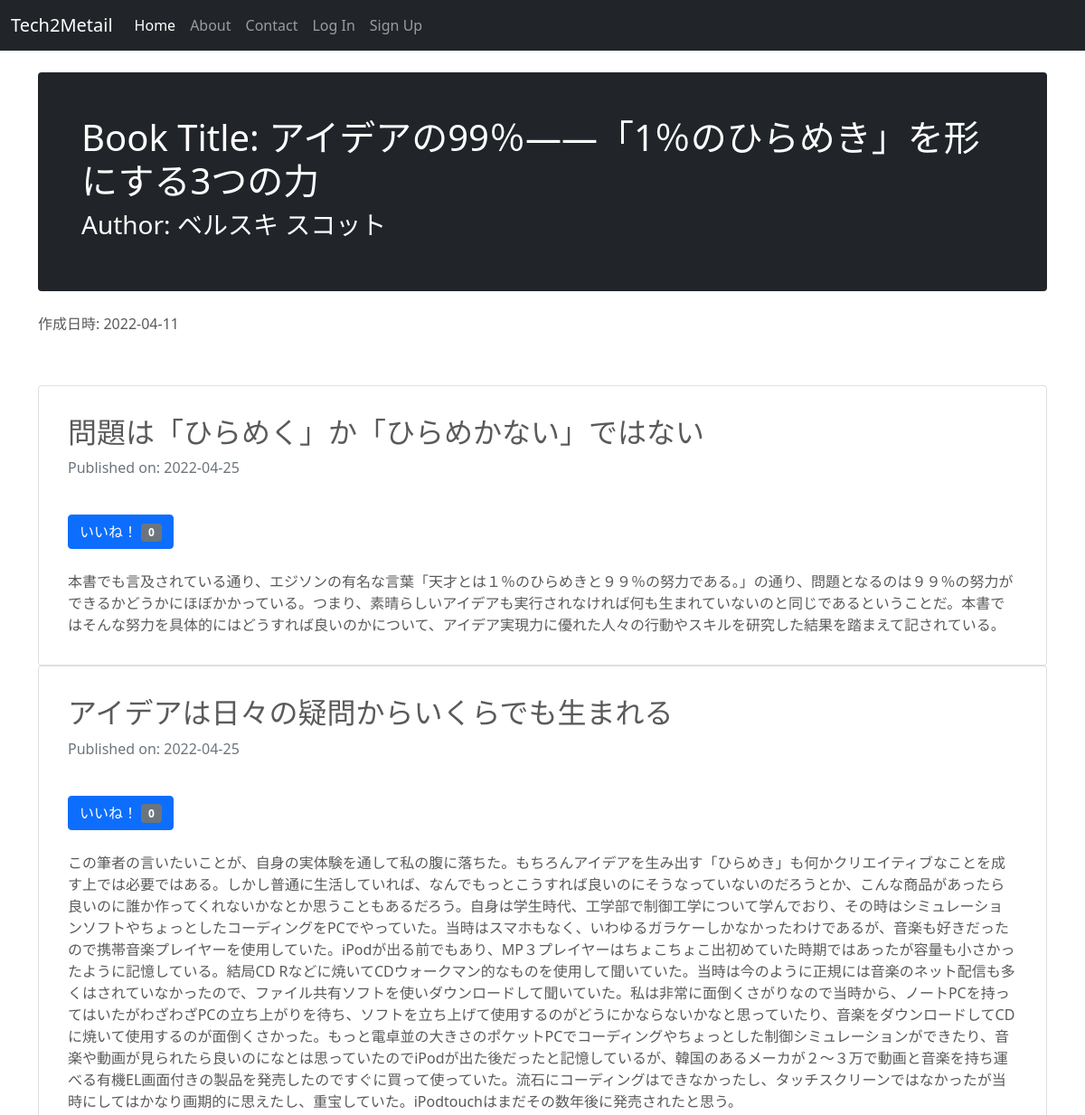
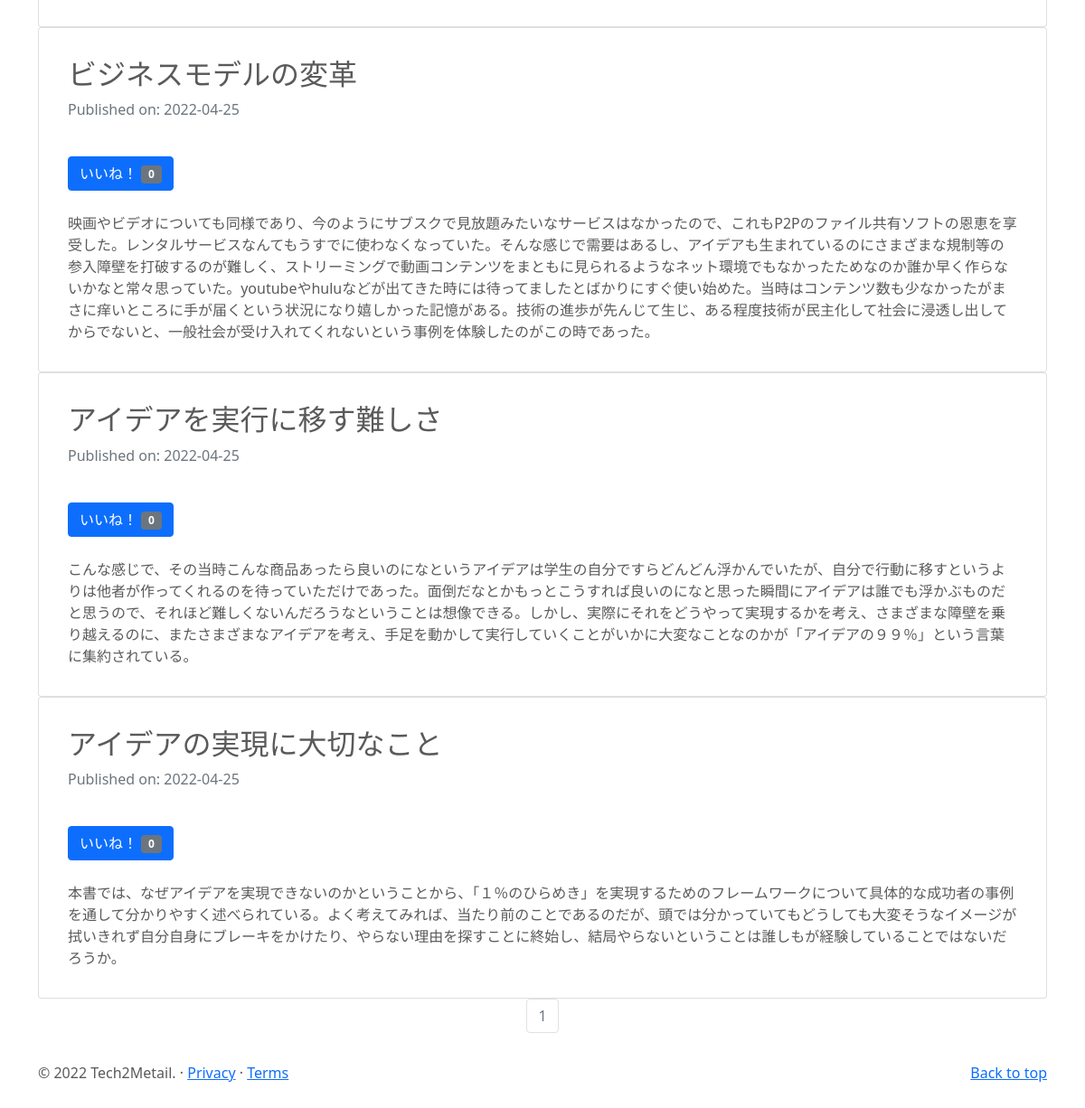
Page /books/29 on the committed database (2 pictures, top to bottom).
### tech2metailblog/models.py (models this page shows, shortened)
class Books(db.Model):
    __tablename__ = 'books'
    id = db.Column(db.Integer, primary_key = True)
    title = db.Column(db.String(50),unique=True, nullable=False)
    author = db.Column(db.String(50), nullable=False)
    published_by = db.Column(db.String(50), nullable=False)
    published_at = db.Column(db.Integer, nullable=False)
    img_link = db.Column(db.String(100))
    pur_link = db.Column(db.String(100))
    created_at = db.Column(db.DateTime)
    booksposts = db.relationship('BooksPost',backref='book',lazy=True)

class BooksPost(db.Model):
    users = db.relationship(User)
    books = db.relationship(Books)
    id = db.Column(db.Integer, primary_key=True)
    user_id = db.Column(db.Integer,db.ForeignKey('users.id'),nullable=False)
    book_id = db.Column(db.Integer,db.ForeignKey('books.id'),nullable=False)
    date = db.Column(db.DateTime,nullable=False,default=datetime.now(pytz.timezone('Asia/Tokyo')))
    title = db.Column(db.String(140),nullable=False)
    text = db.Column(db.Text,nullable=False)
    count = db.Column(db.Integer,nullable = False)

### tech2metailblog/books/views.py (the view)
@books.route('/books/<int:book_id>', methods=['GET'])
def show_book(book_id):
    page = request.args.get('page',1,type=int)
    book = Books.query.get(book_id)
    hoges = BooksPost.query.filter_by(book_id=book_id).order_by(BooksPost.date.asc()).paginate(page=page,per_page=5)
    print(hoges)
    return render_template('books/show.html', book=book, hoges=hoges,admin_user=admin_user,page=page)

### tech2metailblog/templates/books/show.html (shortened to what this page needs)
{% extends "base.html" %}
{% block content %}
<div class="container">
    <div class="p-4 p-md-5 mb-4 text-white rounded bg-dark">
        <h1>Book Title: {{ book.title }}</h1>
        <h3>Author: {{ book.author }}</h3>
    </div>
作成日時: {{ book.created_at.strftime('%Y-%m-%d') }}
<br><br>
</div>
<div class="container" >
    {% if hoges.items %}
    {% for post in hoges.items %}
      <div class="card text-start">
          <div class="card-body">
            <h2>{{post.title}}</h2>
            <p class='text-muted'>Published on: {{post.date.strftime("%Y-%m-%d")}}</p>
            <br>
            <div class="button-group">
                <form action="{{ url_for('bookspost.count_bookspost',book_id=book.id,bookspost_id=post.id)}}" method="GET">
                     <button type="submit" class="btn btn-primary">
                         いいね！
                         <span class="badge bg-secondary">{{post.count}}</span>
                     </button>
                 </form>
             </div>
             <br>
            {{post.text}}
          </div>
      </div>
        {% endfor %}
    <nav aria-label='Page Navigation example'>
        <ul class="pagination justify-content-center">
            {% for page_num in hoges.iter_pages(left_edge=1,right_edge=1,left_current=1,right_current=2) %}
              {% if hoges.page == page_num %}
                <li class="page-item disabled">
                    <a href="{{url_for('books.show_book',page=page_num,book_id=book.id)}}" class="page-link">{{ page_num }}</a>
                </li>
              {% else %}
                <li class="page-item">
                    <a href="{{url_for('books.show_book',page=page_num,book_id=book.id)}}" class="page-link">{{ page_num }}</a>
                </li>
              {% endif %}
            {% endfor %}
        </ul>
    </nav>
    </div>
    {% else %}
    <div class="text-center">
    <h3>投稿記事がありません。</h3>
    </div>
    {% endif %}
{% endblock %}

### tech2metailblog/static/style.css (style rules this page uses)
body { padding-top: 3rem; padding-bottom: 3rem; color: #5a5a5a; }
.container { margin-top: 2rem; }
.card-body { padding: 1em; margin: 1em; }

### rows in the picture
Books: title "アイデアの99％――「1％のひらめき」を形にする3つの力", author "ベルスキ スコット", created_at "2022-04-11"
BooksPost: title "問題は「ひらめく」か「ひらめかない」ではない", date "2022-04-25", count "0", text "本書でも言及されている通り、エジソンの有名な言葉「天才とは１％のひらめきと９９％の努力である。」の通り、問題となるのは９９％の努力ができるかどうかにほぼかかっている。つまり、素晴らしいアイデアも実行されなければ何も生まれていないのと同じであるということだ。本書ではそんな努力を具体的にはどうすれば良いのかについて、アイデア実現力に優れた人々の行動やスキルを研究した結果を踏まえて記されている。"
BooksPost: title "アイデアは日々の疑問からいくらでも生まれる", date "2022-04-25", count "0", text "この筆者の言いたいことが、自身の実体験を通して私の腹に落ちた。もちろんアイデアを生み出す「ひらめき」も何かクリエイティブなことを成す上では必要ではある。しかし普通に生活していれば、なんでもっとこうすれば良いのにそうなっていないのだろうとか、こんな商品があったら良いのに誰か作ってくれないかなとか思うこともあるだろう。自身は学生時代、工学部で制御工学について学んでおり、その時はシミュレーションソフトやちょっとしたコーディングをPCでやっていた。当時はスマホもなく、いわゆるガラケーしかなかったわけであるが、音楽も好きだったので携帯音楽プレイヤーを使用していた。iPodが出る前でもあり、MP３プレイヤーはちょこちょこ出初めていた時期ではあったが容量も小さかったように記憶している。結局CD…"
BooksPost: title "ビジネスモデルの変革", date "2022-04-25", count "0", text "映画やビデオについても同様であり、今のようにサブスクで見放題みたいなサービスはなかったので、これもP2Pのファイル共有ソフトの恩恵を享受した。レンタルサービスなんてもうすでに使わなくなっていた。そんな感じで需要はあるし、アイデアも生まれているのにさまざまな規制等の参入障壁を打破するのが難しく、ストリーミングで動画コンテンツをまともに見られるようなネット環境でもなかったためなのか誰か早く作らないかなと常々思っていた。youtubeやhuluなどが出てきた時には待ってましたとばかりにすぐ使い始めた。当時はコンテンツ数も少なかったがまさに痒いところに手が届くという状況になり嬉しかった記憶がある。技術の進歩が先んじて生じ、ある程度技術が民主化して社会に浸透し出してからでないと、一般社会が受け入れてくれないという事例を体験したのがこの時であった。"
BooksPost: title "アイデアを実行に移す難しさ", date "2022-04-25", count "0", text "こんな感じで、その当時こんな商品あったら良いのになというアイデアは学生の自分ですらどんどん浮かんでいたが、自分で行動に移すというよりは他者が作ってくれるのを待っていただけであった。面倒だなとかもっとこうすれば良いのになと思った瞬間にアイデアは誰でも浮かぶものだと思うので、それほど難しくないんだろうなということは想像できる。しかし、実際にそれをどうやって実現するかを考え、さまざまな障壁を乗り越えるのに、またさまざまなアイデアを考え、手足を動かして実行していくことがいかに大変なことなのかが「アイデアの９９％」という言葉に集約されている。"
BooksPost: title "アイデアの実現に大切なこと", date "2022-04-25", count "0", text "本書では、なぜアイデアを実現できないのかということから、「１％のひらめき」を実現するためのフレームワークについて具体的な成功者の事例を通して分かりやすく述べられている。よく考えてみれば、当たり前のことであるのだが、頭では分かっていてもどうしても大変そうなイメージが拭いきれず自分自身にブレーキをかけたり、やらない理由を探すことに終始し、結局やらないということは誰しもが経験していることではないだろうか。"

### other values in the picture
{{ page_num }} "1"
